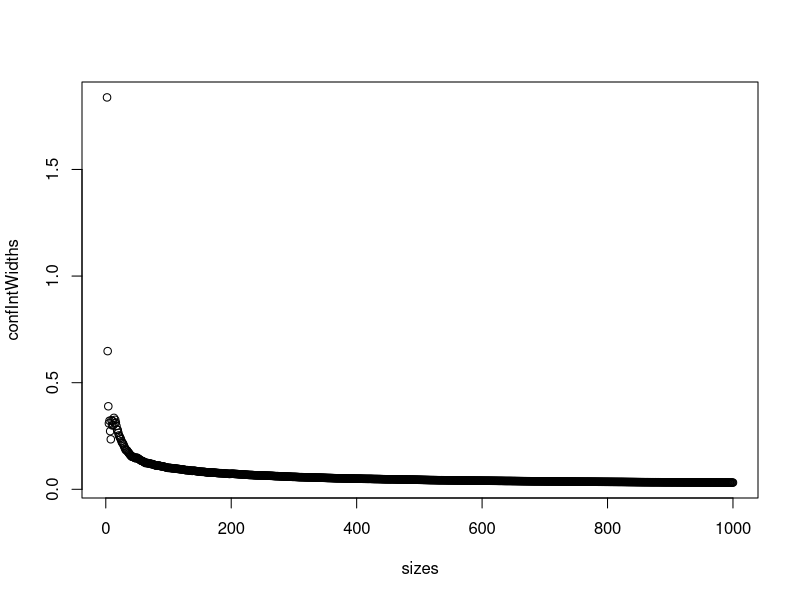
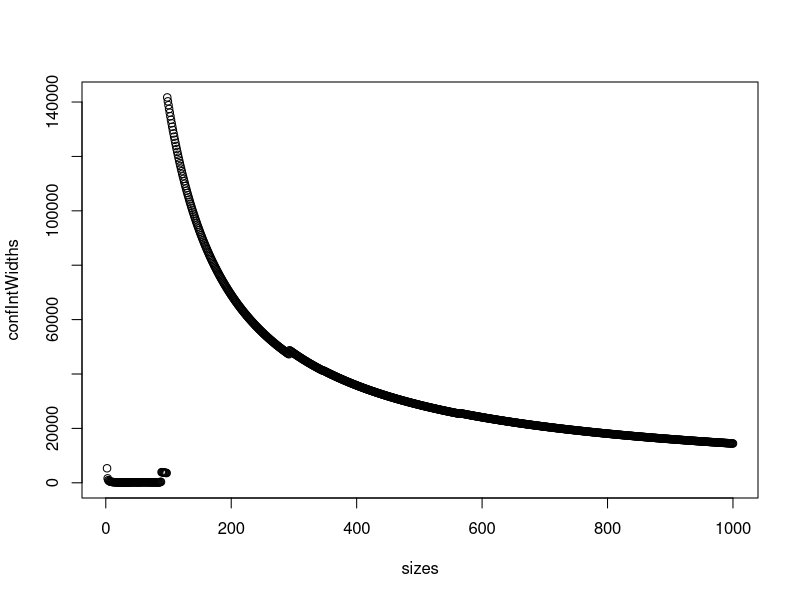
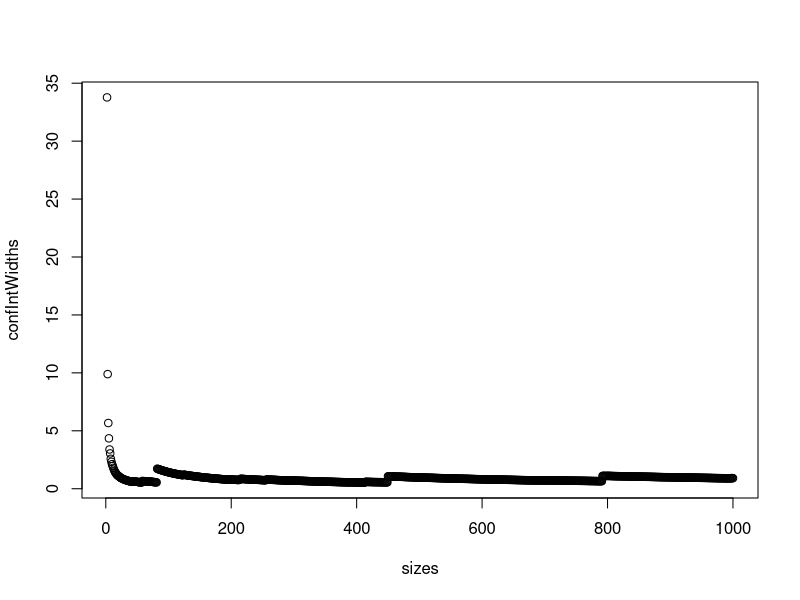

Generate these figures, in order, with R:
#!/usr/bin/env Rscript

# Taken from http://www.stat.cmu.edu/~cshalizi/402/lectures/08-bootstrap/pareto.R
# at 2016-01-18
# ~~~
# Quantiles of Pareto distributions
# Input: vector of probabilities, lower threshold, scaling exponent, usual flags
# Output: Vector of quantile values
qpareto <- function(p, threshold=1, exponent, lower.tail=TRUE, log.p=FALSE) {
  # Quantile function for Pareto distribution
  # P(x) = 1 - (x/xmin)^(1-a)
  # 1-p = (x(p)/xmin)^(1-a)
  # (1-p)^(1/(1-a)) = x(p)/xmin
  # xmin*((1-p)^(1/(1-a))) = x(p)
  # Upper quantile:
  # U(x) = (x/xmin)^(1-a)
  # u^(1/(1-a)) = x/xmin
  # xmin * u^(1/(1-a)) = x
  # log(xmin) + (1/(1-a)) log(u) = log(x)
  if (log.p) {
    p <- exp(p)
  }
  if (lower.tail) {
    p <- 1-p
  }
  # This works, via the recycling rule
  # q<-(p^(1/(1-exponent)))*threshold
  q.log <- log(threshold) + (1/(1-exponent))*log(p)
  q <- exp(q.log)
  return(q)
}

# Taken from http://www.stat.cmu.edu/~cshalizi/402/lectures/08-bootstrap/pareto.R
# at 2016-01-18
# ~~~
# Generate Pareto-distributed random variates
# Input: Integer size, lower threshold, scaling exponent
# Output: Vector of real-valued random variates
rpareto <- function(n, threshold=1, exponent) {
  # Using the transformation method, because we know the quantile function
  # analytically
  # Consider replacing with a non-R implementation of transformation method
  ru <- runif(n)
  r<-qpareto(ru,threshold,exponent)
  return(r)
}


analyzeConfInt <- function(N, threshold, exponent) {
    x <- rpareto(N,threshold,exponent)
    #print(x)
    confInt <- t.test(x[1:2], conf.level=0.9)$conf.int
    confIntWidths <- c() 
    sizes <- c()

    for (i in 2:N) {
        confInt = t.test(x[1:i], conf.level=0.9)$conf.int
        confIntWidths[i] <- confInt[2] - confInt[1]
        sizes[i] <- i        

        if (i %% 100 == 0) {
            confIntWidths[i]
        }
    }
    
    plot(x=sizes,y=confIntWidths)
}

cat("N=1000;x0=1;k=0.5\n")
analyzeConfInt(1000,1,0.5)

cat("N=1000;x0=1;k=1.5\n")
analyzeConfInt(1000,1,1.5)

cat("N=1000;x0=1;k=2.5\n")
analyzeConfInt(1000,1,2.5)

